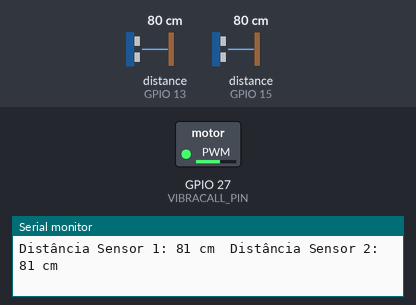
Bench run of a sketch on a simulated ESP32. Shown: switched loads named in the sketch (green lamp = pin HIGH), the last lines printed to the serial monitor. The inputs (shaded band) are chosen by the test bench; at power-on: distance to the obstacle (sensors on GPIO 13, GPIO 15) 80 cm. The echo pulse lasts 58.3 µs per cm; nothing arrives over Bluetooth unless stated; a phone connects over Bluetooth LE 3 s after start.

Above: at 2.8 s.
2.9 s: distance to the obstacle (sensor on GPIO 13) set to 2 cm
At 3.9 s:
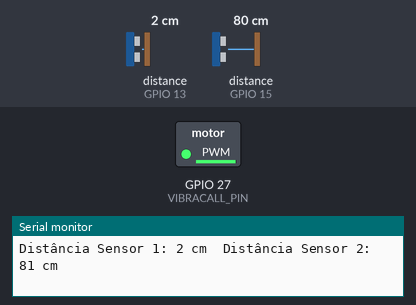
4.5 s: distance to the obstacle (sensor on GPIO 15) set to 250 cm
At 5.7 s:
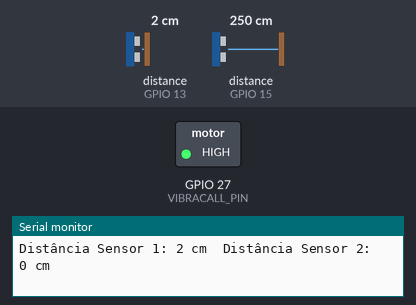
Timing chart, 0 to 7.5 s (numbered marks = the images above; inputs shaded):
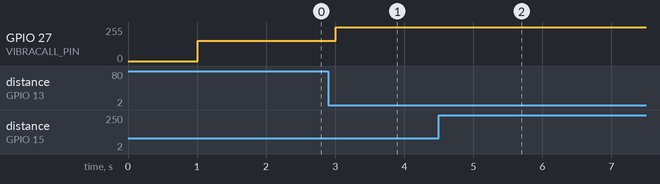

The sketch:

sketch.ino
```cpp
#include <Arduino.h>
#include <NewPing.h>
#include <BLEDevice.h>
#include <BLEServer.h>
#include <BLEUtils.h>
#include <BLE2902.h>

// Defina os pinos dos sensores ultrassônicos
#define TRIGGER_PIN1 12
#define ECHO_PIN1 13
#define TRIGGER_PIN2 14
#define ECHO_PIN2 15

// Pino do motor vibracall
#define VIBRACALL_PIN 27

// Defina a distância máxima de leitura (em centímetros)
#define MAX_DISTANCE 200

// Inicialize os sensores ultrassônicos
NewPing sensor1(TRIGGER_PIN1, ECHO_PIN1, MAX_DISTANCE);
NewPing sensor2(TRIGGER_PIN2, ECHO_PIN2, MAX_DISTANCE);

// Intervalo entre as leituras (em milissegundos)
unsigned long interval = 1000;
unsigned long previousMillis = 0;

// Configuração do Bluetooth
BLEServer *pServer = nullptr;
BLECharacteristic *pCharacteristic = nullptr;
bool deviceConnected = false;
const char *SERVICE_UUID = "4fafc201-1fb5-459e-8fcc-c5c9c331914b";
const char *CHARACTERISTIC_UUID = "beb5483e-36e1-4688-b7f5-ea07361b26a8";

class MyServerCallbacks : public BLEServerCallbacks
{
  void onConnect(BLEServer *pServer)
  {
    deviceConnected = true;
  }

  void onDisconnect(BLEServer *pServer)
  {
    deviceConnected = false;
  }
};

void setup()
{
  Serial.begin(115200);

  // Configuração do pino do motor vibracall como saída
  pinMode(VIBRACALL_PIN, OUTPUT);

  // Configuração do Bluetooth
  BLEDevice::init("ESP32_Ultrasonic");
  pServer = BLEDevice::createServer();
  pServer->setCallbacks(new MyServerCallbacks());

  BLEService *pService = pServer->createService(SERVICE_UUID);
  pCharacteristic = pService->createCharacteristic(
      CHARACTERISTIC_UUID,
      BLECharacteristic::PROPERTY_READ |
          BLECharacteristic::PROPERTY_NOTIFY);

  pCharacteristic->addDescriptor(new BLE2902());
  pService->start();

  BLEAdvertising *pAdvertising = pServer->getAdvertising();
  pAdvertising->start();
}

void loop()
{
  unsigned long currentMillis = millis();

  if (currentMillis - previousMillis >= interval)
  {
    previousMillis = currentMillis;

    // Leia as distâncias dos sensores ultrassônicos
    unsigned int distance1 = sensor1.ping_cm();
    unsigned int distance2 = sensor2.ping_cm();

    // Calcule a menor distância entre os dois sensores
    unsigned int minDistance = min(distance1, distance2);

    // Imprima as distâncias lidas
    Serial.print("Distância Sensor 1: ");
    Serial.print(distance1);
    Serial.print(" cm");
    Serial.print("\t");
    Serial.print("Distância Sensor 2: ");
    Serial.print(distance2);
    Serial.println(" cm");

    // Enviar dados via Bluetooth
    // Enviar dados via Bluetooth
    if (deviceConnected)
    {
      String data = "Distância Sensor 1: " + String(distance1) + " cm, Distância Sensor 2: " + String(distance2) + " cm";
      pCharacteristic->setValue(data.c_str());
      pCharacteristic->notify();
    }

    // Ajuste a intensidade do motor vibracall com base na distância mínima
    if (minDistance <= MAX_DISTANCE)
    {
      int intensity = map(minDistance, 0, MAX_DISTANCE, 255, 0);
      ledcSetup(0, 5000, 8);
      ledcAttachPin(VIBRACALL_PIN, 0);
      ledcWrite(0, intensity);
    }
    else
    {
      // Desligue o motor vibracall se a distância for maior que MAX_DISTANCE
      ledcWrite(0, 0);
    }
  }
}
```

Measured:
- after the input at 2.9 s, GPIO 27 (VIBRACALL_PIN): 151/255 → 252/255 after 0.11 s
- after the input at 4.5 s, GPIO 27 (VIBRACALL_PIN): 252/255 → 255/255 after 0.51 s
